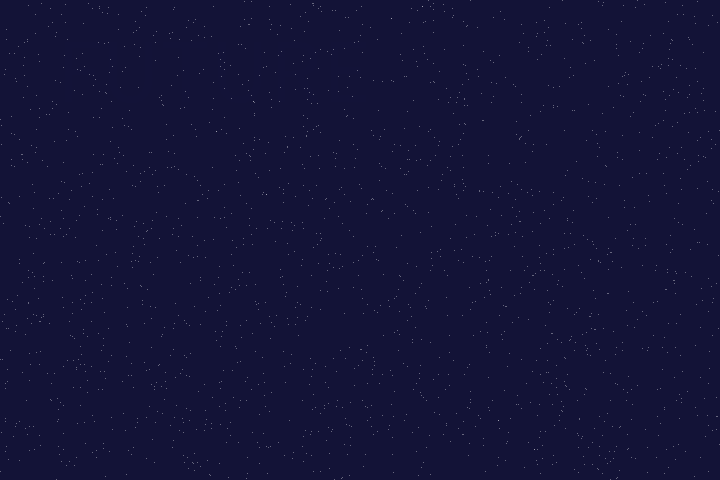
Frame 1 (no input)
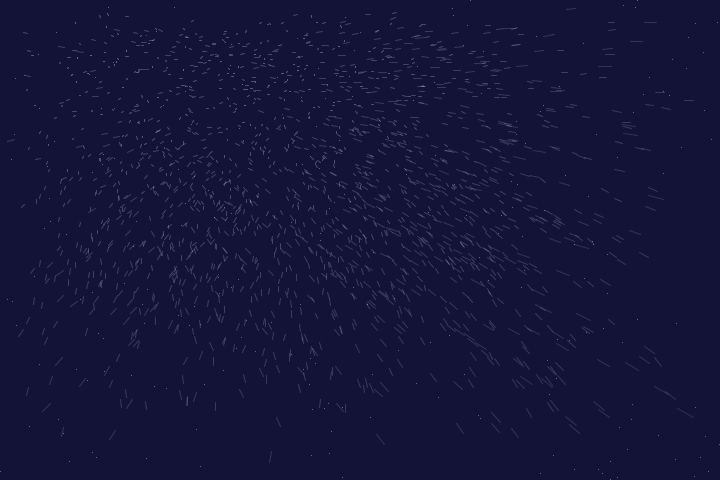
Frame 60 (the mouse pressed at the canvas centre just before this capture)
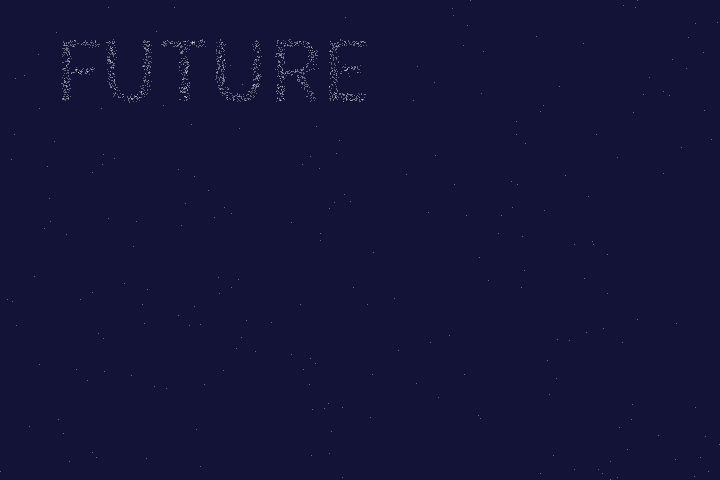
Frame 120 (the mouse held since frame 60 and released just before this capture)

The Processing sketch that drew these frames (run headless with seeded random() and noise(); from frame 60 on, the mouse is pressed at the canvas centre):

// Processing sketch: processing_147178
// ── processing_147178.pde

color c = color(19,19,56);//the secret colour
String word = "Openprocessing";
String allwords ="FUTURE VISION TRUST RETENTION ";
PVector start  =new PVector(10, 60);
int tSize =92; //Textsize
ArrayList<particle> Points = new ArrayList<particle>();
int index=0;
float restZ=0;
int F = 0;
float CTime=100;//number of frames between words
int PNum =2000;//number of particles
void setup() {
  size(720, 480);
  frameRate(30);
  background(19,19,55);
  textSize(tSize);
  fill(c);
  text(word, start.x, start.y+tSize); //writing invisible text
  loadPixels(); //saving all pixels of the sketch
  for (int i = 0; i < PNum; i++) {//creating the particles
    Points.add(new particle(random(width),random(height)));
  }
}

void draw(){
  background(19,19,55);
  int Len = word.length();
  PVector RealPix;
  if (restZ==0){//when the timer for the word runs out
    restZ=CTime;
    for (particle P : Points) {//resetting particles and slowing them down
      P.target=false;
      P.velocity.mult(0.05);
    }
    String[] Arr = allwords.split(" ");
    word=Arr[F];//getting the next word
    start.x = int(random(10,width-word.length()*tSize/1.45));
    start.y = int(random(10,height-tSize*1.3));//positioning text inside the window
    fill(c);
    text(word, start.x, start.y+tSize);
    loadPixels();
    F++;
    if (F>=Arr.length){F=0;};
  }else if (restZ<=4){//slowing down on the last 4 frames
    for (particle P : Points) {
      P.velocity.mult(0.85);
    }
  }
  restZ-=1;
  for (int i = 0; i < 13*PNum/(CTime-30); i++) {//checking random points in the area of the text
    RealPix=  new PVector(int(random(start.x, start.x+Len*tSize/1.45)),int(random(start.y, start.y+tSize*1.3)));
    int pixNr =int(RealPix.y*width + RealPix.x);
    color b= pixels[pixNr];
    if ((c == b)&&(restZ<CTime-20)&&(restZ>=10)){//if the point is on text
      particle Aktuell = Points.get(index);
      if (Aktuell.target==false){
        Aktuell.target=true;
        PVector desired = PVector.sub(RealPix, Aktuell.location);
        desired.div(restZ);
        Aktuell.velocity= desired;//kicking the particle in the direction of the point
      }
      index++;
      index=index%PNum;
    }
  }
  runP();//simulating and drawing the particles
}

void runP(){
  for (particle P : Points) {
    stroke(255,255,255 ,128/sqrt(P.velocity.mag()+1));
    P.location.add(P.velocity);
    line(P.location.x, P.location.y, P.location.x+P.velocity.x, P.location.y+P.velocity.y);
  }//drawig particles as lines for a smoother look
}

class particle{
  PVector location;
  PVector velocity;
  boolean target=false;
  particle(float x, float y) {
    location = new PVector(x, y);
    velocity = new PVector(0.0, 0.0);
  }
}
